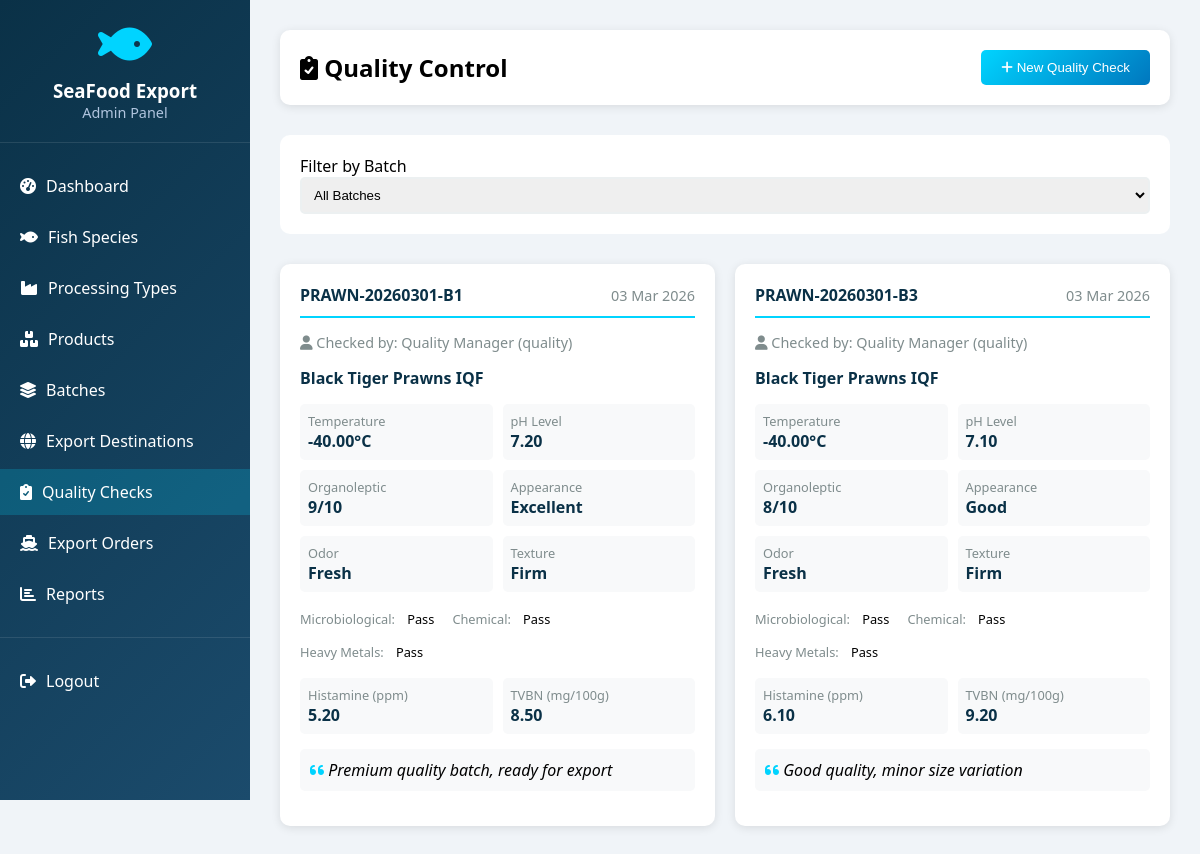
The app's page /admin/quality_checks.php (signed in) with its own data.
### tables this page shows
CREATE TABLE `quality_checks` (
  `id` int(11) NOT NULL,
  `batch_id` int(11) DEFAULT NULL,
  `check_date` date NOT NULL,
  `checked_by` int(11) DEFAULT NULL,
  `temperature` decimal(5,2) DEFAULT NULL,
  `ph_level` decimal(4,2) DEFAULT NULL,
  `organoleptic_score` int(11) DEFAULT NULL COMMENT '1-10 scale',
  `appearance` enum('Excellent','Good','Average','Poor') DEFAULT NULL,
  `odor` enum('Fresh','Neutral','Slightly Off','Offensive') DEFAULT NULL,
  `texture` enum('Firm','Slightly Soft','Soft','Mushy') DEFAULT NULL,
  `microbiological_test` enum('Pass','Fail','Pending') DEFAULT 'Pending',
  `chemical_test` enum('Pass','Fail','Pending') DEFAULT 'Pending',
  `heavy_metals_test` enum('Pass','Fail','Pending') DEFAULT 'Pending',
  `histamine_level` decimal(10,2) DEFAULT NULL COMMENT 'ppm',
  `tvbn_value` decimal(10,2) DEFAULT NULL COMMENT 'mg/100g',
  `remarks` text DEFAULT NULL,
  `next_check_date` date DEFAULT NULL,
  `created_at` timestamp NOT NULL DEFAULT current_timestamp()
);

CREATE TABLE `inventory_batches` (
  `id` int(11) NOT NULL,
  `product_id` int(11) DEFAULT NULL,
  `batch_number` varchar(50) NOT NULL,
  `catch_date` date NOT NULL,
  `processing_date` date NOT NULL,
  `expiry_date` date DEFAULT NULL,
  `initial_quantity_kg` decimal(10,2) NOT NULL,
  `current_quantity_kg` decimal(10,2) NOT NULL,
  `storage_location` varchar(100) DEFAULT NULL,
  `temperature_log` text DEFAULT NULL,
  `quality_check_status` enum('Pending','Passed','Failed','Quarantine') DEFAULT 'Pending',
  `checked_by` int(11) DEFAULT NULL,
  `check_date` date DEFAULT NULL,
  `certificate_number` varchar(100) DEFAULT NULL,
  `notes` text DEFAULT NULL,
  `created_at` timestamp NOT NULL DEFAULT current_timestamp()
);

CREATE TABLE `products` (
  `id` int(11) NOT NULL,
  `species_id` int(11) DEFAULT NULL,
  `processing_type_id` int(11) DEFAULT NULL,
  `packaging_type_id` int(11) DEFAULT NULL,
  `product_code` varchar(50) NOT NULL,
  `name` varchar(200) NOT NULL,
  `description` text DEFAULT NULL,
  `grade` enum('Premium','A','B','C','Standard') DEFAULT 'Standard',
  `size_range` varchar(50) DEFAULT NULL COMMENT 'e.g., 20-30 pcs/kg',
  `catch_area` varchar(100) DEFAULT NULL,
  `price_per_kg` decimal(10,2) NOT NULL,
  `stock_kg` decimal(10,2) NOT NULL DEFAULT 0.00,
  `minimum_order_kg` decimal(10,2) DEFAULT 10.00,
  `moisture_content` decimal(5,2) DEFAULT NULL,
  `fat_content` decimal(5,2) DEFAULT NULL,
  `protein_content` decimal(5,2) DEFAULT NULL,
  `preservation_method` varchar(100) DEFAULT NULL,
  `certification` text DEFAULT NULL,
  `image` varchar(255) DEFAULT NULL,
  `featured` tinyint(1) DEFAULT 0,
  `status` tinyint(1) DEFAULT 1,
  `created_at` timestamp NOT NULL DEFAULT current_timestamp(),
  `updated_at` timestamp NULL DEFAULT NULL ON UPDATE current_timestamp()
);

### admin/quality_checks.php (the view, shortened to what this page needs)
<?php
require_once '../includes/auth.php';
$batch_filter = isset($_GET['batch']) ? (int)$_GET['batch'] : 0;
$where = $batch_filter ? "WHERE qc.batch_id = '$batch_filter'" : "";
$checks = mysqli_query($conn, "SELECT qc.*, ib.batch_number, p.name as product_name,
                               CONCAT(a.full_name, ' (', a.username, ')') as checker_name
                               FROM quality_checks qc
                               JOIN inventory_batches ib ON qc.batch_id = ib.id
                               JOIN products p ON ib.product_id = p.id
                               LEFT JOIN admin a ON qc.checked_by = a.id
                               $where
                               ORDER BY qc.check_date DESC");
?>
<!DOCTYPE html>
<html lang="en">
<head>
    <link rel="stylesheet" href="https://cdnjs.cloudflare.com/ajax/libs/font-awesome/6.0.0/css/all.min.css">
</head>
<body>
    <?php include '../includes/sidebar.php'; ?>
    <div class="main-content">
        <div class="page-header">
            <h2><i class="fas fa-clipboard-check"></i> Quality Control</h2>
            <button class="btn-add" onclick="openAddModal()">
                <i class="fas fa-plus"></i> New Quality Check
            </button>
        </div>
        <div class="filter-section">
            <form method="GET" class="filter-form">
                <div class="filter-group">
                    <label>Filter by Batch</label>
                    <select name="batch" onchange="this.form.submit()">
                        <option value="">All Batches</option>
                    </select>
                </div>
            </form>
        </div>
        <div class="checks-grid">
            <?php if (mysqli_num_rows($checks) > 0): ?>
                <?php while ($check = mysqli_fetch_assoc($checks)): ?>
                    <div class="check-card">
                        <div class="card-header">
                            <span class="batch-info"><?php echo $check['batch_number']; ?></span>
                            <span class="check-date"><?php echo date('d M Y', strtotime($check['check_date'])); ?></span>
                        </div>
                        <div class="checker">
                            <i class="fas fa-user"></i> Checked by: <?php echo $check['checker_name'] ?? 'System'; ?>
                        </div>
                        <div style="font-weight: 600; color: #0a3147; margin-bottom: 10px;">
                            <?php echo $check['product_name']; ?>
                        </div>
                        <div class="test-grid">
                            <div class="test-item">
                                <div class="test-label">Temperature</div>
                                <div class="test-value"><?php echo $check['temperature']; ?>°C</div>
                            </div>
                            <div class="test-item">
                                <div class="test-label">pH Level</div>
                                <div class="test-value"><?php echo $check['ph_level']; ?></div>
                            </div>
                            <div class="test-item">
                                <div class="test-label">Organoleptic</div>
                                <div class="test-value"><?php echo $check['organoleptic_score']; ?>/10</div>
                            </div>
                            <div class="test-item">
                                <div class="test-label">Appearance</div>
                                <div class="test-value"><?php echo $check['appearance']; ?></div>
                            </div>
                            <div class="test-item">
                                <div class="test-label">Odor</div>
                                <div class="test-value"><?php echo $check['odor']; ?></div>
                            </div>
                            <div class="test-item">
                                <div class="test-label">Texture</div>
                                <div class="test-value"><?php echo $check['texture']; ?></div>
                            </div>
                        </div>
                        <div style="margin: 15px 0;">
                            <div style="display: flex; gap: 10px; flex-wrap: wrap;">
                                <span>
                                    <span class="test-label">Microbiological:</span>
                                    <span class="test-result <?php echo strtolower($check['microbiological_test']); ?>">
                                        <?php echo $check['microbiological_test']; ?>
                                    </span>
                                </span>
                                <span>
                                    <span class="test-label">Chemical:</span>
                                    <span class="test-result <?php echo strtolower($check['chemical_test']); ?>">
                                        <?php echo $check['chemical_test']; ?>
                                    </span>
                                </span>
                                <span>
                                    <span class="test-label">Heavy Metals:</span>
                                    <span class="test-result <?php echo strtolower($check['heavy_metals_test']); ?>">
                                        <?php echo $check['heavy_metals_test']; ?>
                                    </span>
                                </span>
                            </div>
                        </div>
                        <div class="test-grid">
                            <div class="test-item">
                                <div class="test-label">Histamine (ppm)</div>
                                <div class="test-value"><?php echo $check['histamine_level']; ?></div>
                            </div>
                            <div class="test-item">
                                <div class="test-label">TVBN (mg/100g)</div>
                                <div class="test-value"><?php echo $check['tvbn_value']; ?></div>
                            </div>
                        </div>
                        <?php if ($check['remarks']): ?>
                            <div class="remarks">
                                <i class="fas fa-quote-left" style="color: #00d4ff;"></i>
                                <?php echo $check['remarks']; ?>
                            </div>
                        <?php endif; ?>
                    </div>
                <?php endwhile; ?>
            <?php else: ?>
                <p style="grid-column: 1/-1; text-align: center; padding: 40px; background: white; border-radius: 10px;">
                    No quality checks found.
                </p>
            <?php endif; ?>
        </div>
    </div>
</body>
</html>

### admin/quality_checks.php (style rules this page uses)
* { margin: 0; padding: 0; box-sizing: border-box; }
body { font-family: 'Segoe UI', sans-serif; background: #f0f4f8; }
.main-content { flex: 1; margin-left: 250px; padding: 30px; }
.page-header { display: flex; justify-content: space-between; align-items: center; margin-bottom: 30px; padding: 20px; background: white; border-radius: 10px; box-shadow: 0 2px 10px rgba(0,0,0,0.1); }
.btn-add { background: linear-gradient(135deg, #00d4ff, #0077be); color: white; padding: 10px 20px; border: none; border-radius: 5px; cursor: pointer; }
.filter-section { background: white; padding: 20px; border-radius: 10px; margin-bottom: 30px; }
.filter-form { display: flex; gap: 20px; align-items: flex-end; flex-wrap: wrap; }
.filter-group { flex: 1; min-width: 200px; }
.filter-group select { width: 100%; padding: 8px; border: 2px solid #ecf0f1; border-radius: 5px; }
.checks-grid { display: grid; grid-template-columns: repeat(auto-fill, minmax(400px, 1fr)); gap: 20px; }
.check-card { background: white; padding: 20px; border-radius: 10px; box-shadow: 0 2px 10px rgba(0,0,0,0.1); }
.card-header { display: flex; justify-content: space-between; align-items: center; margin-bottom: 15px; padding-bottom: 10px; border-bottom: 2px solid #00d4ff; }
.batch-info { color: #0a3147; font-weight: 600; }
.check-date { color: #7f8c8d; font-size: 0.9rem; }
.checker { color: #7f8c8d; font-size: 0.9rem; margin-bottom: 15px; }
.test-grid { display: grid; grid-template-columns: repeat(2, 1fr); gap: 10px; margin: 15px 0; }
.test-item { padding: 8px; background: #f8f9fa; border-radius: 5px; }
.test-label { color: #7f8c8d; font-size: 0.8rem; }
.test-value { color: #0a3147; font-weight: 600; }
.test-result { display: inline-block; padding: 2px 8px; border-radius: 3px; font-size: 0.8rem; font-weight: 500; }
.remarks { margin: 15px 0; padding: 10px; background: #f8f9fa; border-radius: 5px; font-style: italic; }

### records on screen
quality_checks: batch.batch_number "PRAWN-20260301-B1", check_date "03 Mar 2026", checker_name "Quality Manager (quality)", products.name "Black Tiger Prawns IQF", temperature "-40.00", ph_level "7.20", organoleptic_score "9", appearance "Excellent", odor "Fresh", texture "Firm", microbiological_test "Pass", chemical_test "Pass", heavy_metals_test "Pass", histamine_level "5.20", tvbn_value "8.50", remarks "Premium quality batch, ready for export"
quality_checks: batch.batch_number "PRAWN-20260301-B3", check_date "03 Mar 2026", checker_name "Quality Manager (quality)", products.name "Black Tiger Prawns IQF", temperature "-40.00", ph_level "7.10", organoleptic_score "8", appearance "Good", odor "Fresh", texture "Firm", microbiological_test "Pass", chemical_test "Pass", heavy_metals_test "Pass", histamine_level "6.10", tvbn_value "9.20", remarks "Good quality, minor size variation"
